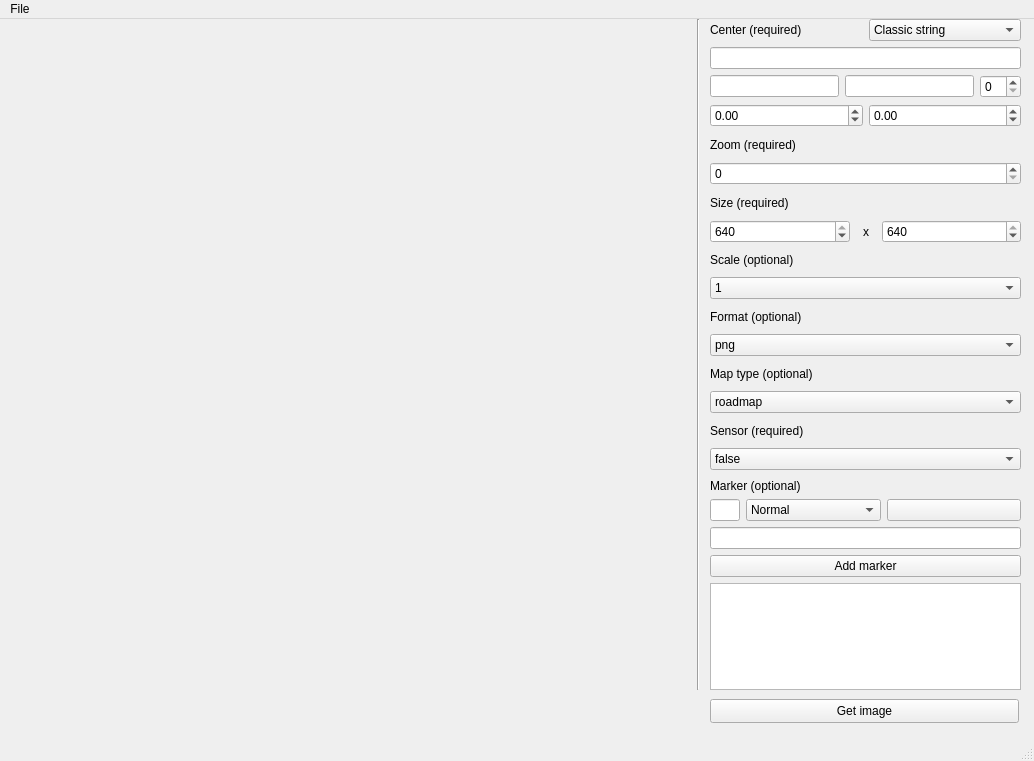
<?xml version="1.0" encoding="UTF-8"?>
<ui version="4.0">
 <class>MainWindow</class>
 <widget class="QMainWindow" name="MainWindow">
  <property name="geometry">
   <rect>
    <x>0</x>
    <y>0</y>
    <width>1034</width>
    <height>761</height>
   </rect>
  </property>
  <property name="windowTitle">
   <string>MainWindow</string>
  </property>
  <widget class="QWidget" name="centralwidget">
   <widget class="QLabel" name="label">
    <property name="geometry">
     <rect>
      <x>20</x>
      <y>10</y>
      <width>640</width>
      <height>640</height>
     </rect>
    </property>
    <property name="text">
     <string/>
    </property>
   </widget>
   <widget class="Line" name="line">
    <property name="geometry">
     <rect>
      <x>690</x>
      <y>0</y>
      <width>16</width>
      <height>671</height>
     </rect>
    </property>
    <property name="orientation">
     <enum>Qt::Vertical</enum>
    </property>
   </widget>
   <widget class="QPushButton" name="get">
    <property name="geometry">
     <rect>
      <x>710</x>
      <y>680</y>
      <width>309</width>
      <height>24</height>
     </rect>
    </property>
    <property name="text">
     <string>Get image</string>
    </property>
   </widget>
   <widget class="QWidget" name="">
    <property name="geometry">
     <rect>
      <x>710</x>
      <y>0</y>
      <width>311</width>
      <height>451</height>
     </rect>
    </property>
    <layout class="QVBoxLayout" name="verticalLayout">
     <item>
      <layout class="QHBoxLayout" name="horizontalLayout_4">
       <item>
        <widget class="QLabel" name="label_2">
         <property name="text">
          <string>Center (required)</string>
         </property>
        </widget>
       </item>
       <item>
        <widget class="KComboBox" name="locationType">
         <item>
          <property name="text">
           <string>Classic string</string>
          </property>
         </item>
         <item>
          <property name="text">
           <string>KABC Address</string>
          </property>
         </item>
         <item>
          <property name="text">
           <string>KABC Geo</string>
          </property>
         </item>
        </widget>
       </item>
      </layout>
     </item>
     <item>
      <widget class="KLineEdit" name="locationString">
       <property name="inputMask">
        <string/>
       </property>
       <property name="text">
        <string/>
       </property>
      </widget>
     </item>
     <item>
      <layout class="QHBoxLayout" name="horizontalLayout_3">
       <item>
        <widget class="KLineEdit" name="locationCity"/>
       </item>
       <item>
        <widget class="KLineEdit" name="locationStreet"/>
       </item>
       <item>
        <widget class="QSpinBox" name="locationNumber"/>
       </item>
      </layout>
     </item>
     <item>
      <layout class="QHBoxLayout" name="horizontalLayout">
       <item>
        <widget class="QDoubleSpinBox" name="locationLatitude">
         <property name="minimum">
          <double>-90.000000000000000</double>
         </property>
         <property name="maximum">
          <double>90.000000000000000</double>
         </property>
        </widget>
       </item>
       <item>
        <widget class="QDoubleSpinBox" name="locationLongitude">
         <property name="minimum">
          <double>-180.000000000000000</double>
         </property>
         <property name="maximum">
          <double>180.000000000000000</double>
         </property>
        </widget>
       </item>
      </layout>
     </item>
     <item>
      <widget class="QLabel" name="label_3">
       <property name="text">
        <string>Zoom (required)</string>
       </property>
      </widget>
     </item>
     <item>
      <widget class="QSpinBox" name="zoom">
       <property name="maximum">
        <number>21</number>
       </property>
      </widget>
     </item>
     <item>
      <widget class="QLabel" name="label_4">
       <property name="text">
        <string>Size (required)</string>
       </property>
      </widget>
     </item>
     <item>
      <layout class="QHBoxLayout" name="horizontalLayout_2">
       <item>
        <widget class="QSpinBox" name="width">
         <property name="maximum">
          <number>640</number>
         </property>
         <property name="value">
          <number>640</number>
         </property>
        </widget>
       </item>
       <item>
        <widget class="QLabel" name="label_5">
         <property name="maximumSize">
          <size>
           <width>20</width>
           <height>16777215</height>
          </size>
         </property>
         <property name="text">
          <string comment="X axis">x</string>
         </property>
         <property name="alignment">
          <set>Qt::AlignCenter</set>
         </property>
        </widget>
       </item>
       <item>
        <widget class="QSpinBox" name="height">
         <property name="maximum">
          <number>640</number>
         </property>
         <property name="value">
          <number>640</number>
         </property>
        </widget>
       </item>
      </layout>
     </item>
     <item>
      <widget class="QLabel" name="label_6">
       <property name="text">
        <string>Scale (optional)</string>
       </property>
      </widget>
     </item>
     <item>
      <widget class="KComboBox" name="scale">
       <item>
        <property name="text">
         <string>1</string>
        </property>
       </item>
       <item>
        <property name="text">
         <string>2</string>
        </property>
       </item>
      </widget>
     </item>
     <item>
      <widget class="QLabel" name="label_7">
       <property name="text">
        <string>Format (optional)</string>
       </property>
      </widget>
     </item>
     <item>
      <widget class="KComboBox" name="format">
       <item>
        <property name="text">
         <string>png</string>
        </property>
       </item>
       <item>
        <property name="text">
         <string>png32</string>
        </property>
       </item>
       <item>
        <property name="text">
         <string>gif</string>
        </property>
       </item>
       <item>
        <property name="text">
         <string>jpg</string>
        </property>
       </item>
       <item>
        <property name="text">
         <string>jpg-baseline</string>
        </property>
       </item>
      </widget>
     </item>
     <item>
      <widget class="QLabel" name="label_8">
       <property name="text">
        <string>Map type (optional)</string>
       </property>
      </widget>
     </item>
     <item>
      <widget class="KComboBox" name="map">
       <item>
        <property name="text">
         <string>roadmap</string>
        </property>
       </item>
       <item>
        <property name="text">
         <string>satellite</string>
        </property>
       </item>
       <item>
        <property name="text">
         <string>terrain</string>
        </property>
       </item>
       <item>
        <property name="text">
         <string>hybrid</string>
        </property>
       </item>
      </widget>
     </item>
     <item>
      <widget class="QLabel" name="label_9">
       <property name="text">
        <string>Sensor (required)</string>
       </property>
      </widget>
     </item>
     <item>
      <widget class="KComboBox" name="sensor">
       <property name="currentIndex">
        <number>0</number>
       </property>
       <item>
        <property name="text">
         <string comment="A boolean value">false</string>
        </property>
       </item>
       <item>
        <property name="text">
         <string comment="A boolean value">true</string>
        </property>
       </item>
      </widget>
     </item>
    </layout>
   </widget>
   <widget class="QWidget" name="">
    <property name="geometry">
     <rect>
      <x>710</x>
      <y>460</y>
      <width>311</width>
      <height>211</height>
     </rect>
    </property>
    <layout class="QVBoxLayout" name="verticalLayout_2">
     <item>
      <widget class="QLabel" name="label_10">
       <property name="text">
        <string>Marker (optional)</string>
       </property>
      </widget>
     </item>
     <item>
      <layout class="QHBoxLayout" name="horizontalLayout_5">
       <item>
        <widget class="KLineEdit" name="markerLabel">
         <property name="maximumSize">
          <size>
           <width>30</width>
           <height>16777215</height>
          </size>
         </property>
         <property name="maxLength">
          <number>1</number>
         </property>
        </widget>
       </item>
       <item>
        <widget class="KComboBox" name="markerSize">
         <property name="currentIndex">
          <number>3</number>
         </property>
         <item>
          <property name="text">
           <string comment="Marker size">Tiny</string>
          </property>
         </item>
         <item>
          <property name="text">
           <string comment="Marker size">Small</string>
          </property>
         </item>
         <item>
          <property name="text">
           <string comment="Marker size">Middle</string>
          </property>
         </item>
         <item>
          <property name="text">
           <string comment="Marker size">Normal</string>
          </property>
         </item>
        </widget>
       </item>
       <item>
        <widget class="KColorButton" name="markerColor">
         <property name="color">
          <color>
           <red>0</red>
           <green>0</green>
           <blue>192</blue>
          </color>
         </property>
        </widget>
       </item>
      </layout>
     </item>
     <item>
      <widget class="KLineEdit" name="markerLocation"/>
     </item>
     <item>
      <widget class="QPushButton" name="addMarker">
       <property name="text">
        <string>Add marker</string>
       </property>
      </widget>
     </item>
     <item>
      <widget class="QListWidget" name="markers"/>
     </item>
    </layout>
   </widget>
  </widget>
  <widget class="QMenuBar" name="menubar">
   <property name="geometry">
    <rect>
     <x>0</x>
     <y>0</y>
     <width>1034</width>
     <height>21</height>
    </rect>
   </property>
   <widget class="QMenu" name="menuFile">
    <property name="title">
     <string>File</string>
    </property>
    <addaction name="actionQuit"/>
   </widget>
   <addaction name="menuFile"/>
  </widget>
  <widget class="QStatusBar" name="statusbar"/>
  <action name="actionQuit">
   <property name="text">
    <string comment="Action that quits the application">Quit</string>
   </property>
  </action>
 </widget>
 <customwidgets>
  <customwidget>
   <class>KColorButton</class>
   <extends>QPushButton</extends>
   <header>kcolorbutton.h</header>
  </customwidget>
  <customwidget>
   <class>KComboBox</class>
   <extends>QComboBox</extends>
   <header>kcombobox.h</header>
  </customwidget>
  <customwidget>
   <class>KLineEdit</class>
   <extends>QLineEdit</extends>
   <header>klineedit.h</header>
  </customwidget>
 </customwidgets>
 <resources/>
 <connections>
  <connection>
   <sender>actionQuit</sender>
   <signal>activated()</signal>
   <receiver>MainWindow</receiver>
   <slot>close()</slot>
   <hints>
    <hint type="sourcelabel">
     <x>-1</x>
     <y>-1</y>
    </hint>
    <hint type="destinationlabel">
     <x>319</x>
     <y>206</y>
    </hint>
   </hints>
  </connection>
 </connections>
</ui>
